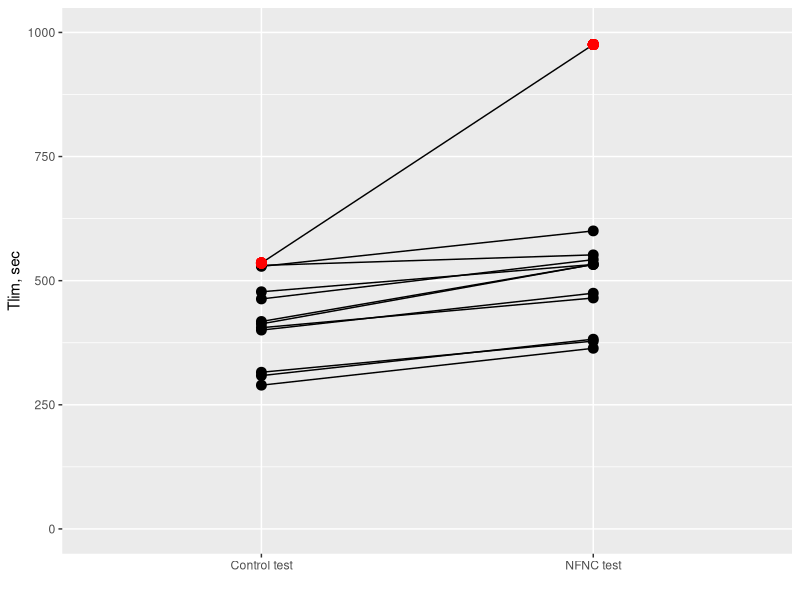

This figure's R source:
## ---- chunk 1
x <- c(300, 320, 327, 415, 420, 428, 433, 480, 495, 548, 550, 555)*0.965
y <- (c(365, 384, 380, 480, 470, 540, 540, 550, 540, 610, 560, 999) + 12)*0.965
id <- rep(1:12)
time <- c(rep("Control test", 12), rep("NFNC test", 12))

data <- data.frame(id = c(id, id), value = c(x, y), time = time)

library("ggplot2")

ggplot(data = data, aes(x = time, y = value, group = id)) + 
   geom_line() + 
   geom_point(size = 3) + 
   ylim(0, 1000) + 
   ylab("Tlim, sec") +
   xlab("") + 
   geom_point(aes(y = (999 + 12)*0.965, x = "NFNC test"), col = "red", size = 3) + 
   geom_point(aes(y = 555*0.965, x = "Control test"), col = "red", size = 3)
